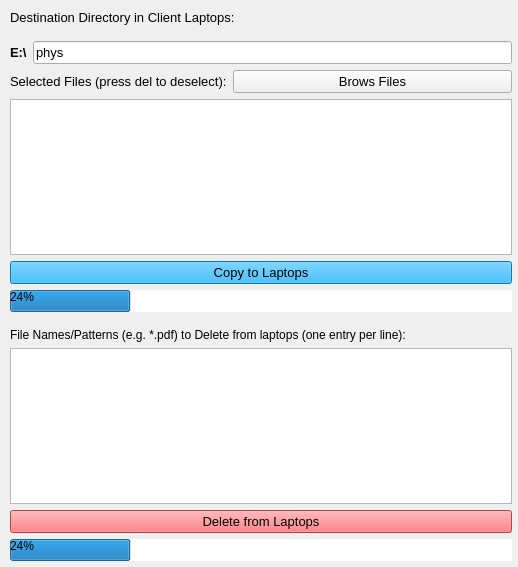
<?xml version="1.0" encoding="UTF-8"?>
<ui version="4.0">
 <class>Form</class>
 <widget class="QWidget" name="Form">
  <property name="geometry">
   <rect>
    <x>0</x>
    <y>0</y>
    <width>518</width>
    <height>567</height>
   </rect>
  </property>
  <property name="windowTitle">
   <string>Form</string>
  </property>
  <property name="styleSheet">
   <string notr="true">border-color: rgb(0, 0, 0);</string>
  </property>
  <widget class="QWidget" name="formLayoutWidget">
   <property name="geometry">
    <rect>
     <x>10</x>
     <y>10</y>
     <width>502</width>
     <height>551</height>
    </rect>
   </property>
   <layout class="QFormLayout" name="formLayout">
    <item row="0" column="0" colspan="2">
     <widget class="QLabel" name="label">
      <property name="font">
       <font>
        <pointsize>10</pointsize>
       </font>
      </property>
      <property name="text">
       <string>Destination Directory in Client Laptops:</string>
      </property>
     </widget>
    </item>
    <item row="2" column="1">
     <spacer name="verticalSpacer">
      <property name="orientation">
       <enum>Qt::Vertical</enum>
      </property>
      <property name="sizeHint" stdset="0">
       <size>
        <width>20</width>
        <height>40</height>
       </size>
      </property>
     </spacer>
    </item>
    <item row="4" column="0">
     <widget class="QLabel" name="label_2">
      <property name="font">
       <font>
        <pointsize>10</pointsize>
       </font>
      </property>
      <property name="text">
       <string>Selected Files (press del to deselect):</string>
      </property>
     </widget>
    </item>
    <item row="4" column="1">
     <widget class="QPushButton" name="pushButton_browse">
      <property name="font">
       <font>
        <pointsize>10</pointsize>
       </font>
      </property>
      <property name="text">
       <string>Brows Files</string>
      </property>
     </widget>
    </item>
    <item row="5" column="0" colspan="2">
     <widget class="QListWidget" name="listWidget_selected_files_list"/>
    </item>
    <item row="6" column="0" colspan="2">
     <widget class="QPushButton" name="pushButton_copy">
      <property name="font">
       <font>
        <pointsize>10</pointsize>
       </font>
      </property>
      <property name="styleSheet">
       <string notr="true">background-color: rgb(0, 170, 255);</string>
      </property>
      <property name="text">
       <string>Copy to Laptops</string>
      </property>
     </widget>
    </item>
    <item row="7" column="0" colspan="2">
     <widget class="QProgressBar" name="pbar_copy">
      <property name="value">
       <number>24</number>
      </property>
     </widget>
    </item>
    <item row="8" column="0">
     <spacer name="verticalSpacer_2">
      <property name="orientation">
       <enum>Qt::Vertical</enum>
      </property>
      <property name="sizeHint" stdset="0">
       <size>
        <width>20</width>
        <height>40</height>
       </size>
      </property>
     </spacer>
    </item>
    <item row="9" column="0" colspan="2">
     <widget class="QLabel" name="label_3">
      <property name="font">
       <font>
        <pointsize>9</pointsize>
       </font>
      </property>
      <property name="text">
       <string>File Names/Patterns (e.g. *.pdf) to Delete from laptops (one entry per line):</string>
      </property>
     </widget>
    </item>
    <item row="11" column="0" colspan="2">
     <widget class="QTextEdit" name="textEdit_delete_input"/>
    </item>
    <item row="12" column="0" colspan="2">
     <widget class="QPushButton" name="pushButton_delete">
      <property name="font">
       <font>
        <pointsize>10</pointsize>
       </font>
      </property>
      <property name="styleSheet">
       <string notr="true">background-color: rgb(255, 88, 91);</string>
      </property>
      <property name="text">
       <string>Delete from Laptops</string>
      </property>
     </widget>
    </item>
    <item row="13" column="0" colspan="2">
     <widget class="QProgressBar" name="pbar_delete">
      <property name="value">
       <number>24</number>
      </property>
     </widget>
    </item>
    <item row="3" column="0" colspan="2">
     <layout class="QHBoxLayout" name="horizontalLayout_2">
      <item>
       <widget class="QLabel" name="label_4">
        <property name="font">
         <font>
          <pointsize>10</pointsize>
          <weight>75</weight>
          <bold>true</bold>
         </font>
        </property>
        <property name="text">
         <string>E:\</string>
        </property>
       </widget>
      </item>
      <item>
       <widget class="QLineEdit" name="lineEdit_destination_input">
        <property name="font">
         <font>
          <pointsize>10</pointsize>
         </font>
        </property>
        <property name="text">
         <string>phys</string>
        </property>
       </widget>
      </item>
     </layout>
    </item>
   </layout>
  </widget>
 </widget>
 <resources/>
 <connections/>
</ui>
